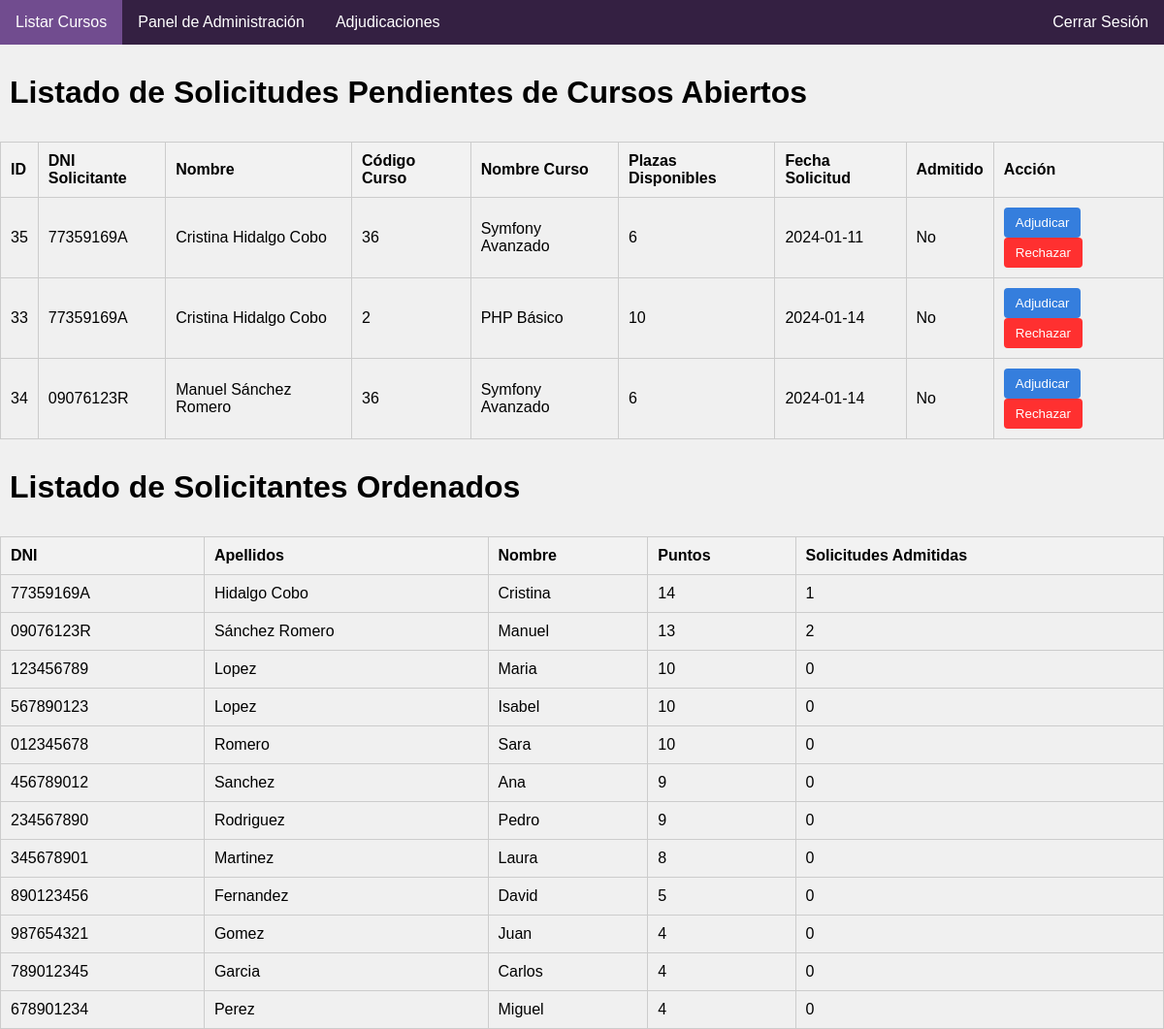
Page /adjudica_cursos.php (signed in) on the committed database.
### tables this page shows
CREATE TABLE `solicitudes` (
  `id` int(11) NOT NULL,
  `dni` varchar(9) NOT NULL,
  `codigocurso` int(6) NOT NULL,
  `fechasolicitud` date DEFAULT NULL,
  `admitido` tinyint(1) DEFAULT 0
);

CREATE TABLE `solicitantes` (
  `dni` varchar(9) NOT NULL,
  `apellidos` varchar(20) DEFAULT NULL,
  `nombre` varchar(20) DEFAULT NULL,
  `contrasena` varchar(9) DEFAULT NULL,
  `telefono` varchar(11) DEFAULT NULL,
  `correo` varchar(50) DEFAULT NULL,
  `codigocentro` varchar(8) DEFAULT NULL,
  `coordinadortic` tinyint(1) DEFAULT NULL,
  `grupotic` tinyint(1) DEFAULT NULL,
  `nombregrupo` varchar(5) DEFAULT NULL,
  `pbilin` tinyint(1) DEFAULT NULL,
  `cargo` tinyint(1) DEFAULT NULL,
  `nombrecargo` varchar(20) DEFAULT NULL,
  `situacion` enum('activo','inactivo') DEFAULT NULL,
  `fechaAlta` date DEFAULT NULL,
  `especialidad` varchar(50) DEFAULT NULL,
  `puntos` int(3) DEFAULT NULL
);

CREATE TABLE `cursos` (
  `codigo` int(11) NOT NULL,
  `nombre` varchar(50) DEFAULT NULL,
  `abierto` tinyint(1) DEFAULT NULL,
  `numeroplazas` int(2) DEFAULT NULL,
  `plazoinscripcion` date NOT NULL
);

### adjudica_cursos.php (the view, shortened to what this page needs)
<?php
require_once 'menu.php';
include('conecta.php');
$sqlSolicitudes = "SELECT DISTINCT s.*, c.nombre as nombre_curso, c.numeroplazas,
                          r.puntos - COALESCE((SELECT COUNT(*) FROM solicitudes s2 WHERE s2.dni = s.dni AND s2.admitido = 1), 0) as prioridad,
                          sol.nombre as nombre_solicitante,
                          sol.apellidos as apellidos_solicitante
                   FROM solicitudes s
                   INNER JOIN cursos c ON s.codigocurso = c.codigo
                   LEFT JOIN resultados r ON s.dni = r.dni
                   INNER JOIN solicitantes sol ON s.dni = sol.dni
                   WHERE s.admitido = 0 AND c.abierto = 1
                   ORDER BY prioridad DESC";
$resultSolicitudes = mysqli_query($conexion, $sqlSolicitudes);
$sqlSolicitantes = "SELECT s1.*, COUNT(s2.id) AS solicitudes_admitidas
                    FROM solicitantes s1
                    LEFT JOIN solicitudes s2 ON s1.dni = s2.dni AND s2.admitido = 1
                    GROUP BY s1.dni
                    ORDER BY s1.puntos DESC, solicitudes_admitidas ASC";
$resultSolicitantes = mysqli_query($conexion, $sqlSolicitantes);
?>
<!DOCTYPE html>
<html lang="es">
<head>
</head>
<body>
    <h1>Listado de Solicitudes Pendientes de Cursos Abiertos</h1>
    <table>
        <tr>
            <th>ID</th>
            <th>DNI Solicitante</th>
            <th>Nombre</th>
            <th>Código Curso</th>
            <th>Nombre Curso</th>
            <th>Plazas Disponibles</th>
            <th>Fecha Solicitud</th>
            <th>Admitido</th>
            <th>Acción</th>
        </tr>
        <?php
        while ($row = mysqli_fetch_assoc($resultSolicitudes)) {
            echo "<tr>";
            echo "<td>{$row['id']}</td>";
            echo "<td>{$row['dni']}</td>";
            echo "<td>{$row['nombre_solicitante']} {$row['apellidos_solicitante']}</td>";
            echo "<td>{$row['codigocurso']}</td>";
            echo "<td>{$row['nombre_curso']}</td>";
            echo "<td>{$row['numeroplazas']}</td>";
            echo "<td>{$row['fechasolicitud']}</td>";
            echo "<td>" . ($row['admitido'] == 1 ? 'Sí' : 'No') . "</td>";
            echo "<td>";
            echo "<form method='post' action='procesa_solicitud.php'>";
            echo "<button class='btn-accion btn-adjudicar' type='submit' name='adjudicar'>Adjudicar</button>";
            echo "<button class='btn-accion btn-rechazar' type='submit' name='rechazar'>Rechazar</button>";
            echo "</form>";
            echo "</td>";
            echo "</tr>";
        }
        ?>
    </table>
    <h1>Listado de Solicitantes Ordenados</h1>
    <table>
        <tr>
            <th>DNI</th>
            <th>Apellidos</th>
            <th>Nombre</th>
            <th>Puntos</th>
            <th>Solicitudes Admitidas</th>
        </tr>
        <?php
        while ($row = mysqli_fetch_assoc($resultSolicitantes)) {
            echo "<tr>";
            echo "<td>{$row['dni']}</td>";
            echo "<td>{$row['apellidos']}</td>";
            echo "<td>{$row['nombre']}</td>";
            echo "<td>{$row['puntos']}</td>";
            echo "<td>{$row['solicitudes_admitidas']}</td>";
            echo "</tr>";
        }
        ?>
    </table>
</body>
</html>

### menu.php (style rules this page uses)
body { font-family: Arial, sans-serif; background-color: #f0f0f0; margin: 0; padding: 0; }
h1 { color: #000; padding: 10px; }

### adjudica_cursos.php (style rules this page uses)
table { width: 100%; border-collapse: collapse; margin-top: 20px; }
table, th, td { border: 1px solid #ccc; }
th, td { padding: 10px; text-align: left; }
th { background-color: #f2f2f2; }
.btn-accion { padding: 8px 12px; border: none; border-radius: 4px; cursor: pointer; }
.btn-adjudicar { background-color: #357EDD; color: white; }
.btn-rechazar { background-color: #FF3030; color: white; }

### rows in the picture
solicitudes: id "35", dni "77359169A", dni.nombre "Cristina", dni.apellidos "Hidalgo Cobo", codigocurso "36", codigocurso.nombre "Symfony Avanzado", codigocurso.numeroplazas "6", fechasolicitud "2024-01-11", admitido "No"
solicitudes: id "33", dni "77359169A", dni.nombre "Cristina", dni.apellidos "Hidalgo Cobo", codigocurso "2", codigocurso.nombre "PHP Básico", codigocurso.numeroplazas "10", fechasolicitud "2024-01-14", admitido "No"
solicitudes: id "34", dni "09076123R", dni.nombre "Manuel", dni.apellidos "Sánchez Romero", codigocurso "36", codigocurso.nombre "Symfony Avanzado", codigocurso.numeroplazas "6", fechasolicitud "2024-01-14", admitido "No"
solicitantes: dni "77359169A", apellidos "Hidalgo Cobo", nombre "Cristina", puntos "14", solicitudes_admitidas "1"
solicitantes: dni "09076123R", apellidos "Sánchez Romero", nombre "Manuel", puntos "13", solicitudes_admitidas "2"
solicitantes: dni "123456789", apellidos "Lopez", nombre "Maria", puntos "10", solicitudes_admitidas "0"
solicitantes: dni "567890123", apellidos "Lopez", nombre "Isabel", puntos "10", solicitudes_admitidas "0"
solicitantes: dni "012345678", apellidos "Romero", nombre "Sara", puntos "10", solicitudes_admitidas "0"
solicitantes: dni "456789012", apellidos "Sanchez", nombre "Ana", puntos "9", solicitudes_admitidas "0"
solicitantes: dni "234567890", apellidos "Rodriguez", nombre "Pedro", puntos "9", solicitudes_admitidas "0"
solicitantes: dni "345678901", apellidos "Martinez", nombre "Laura", puntos "8", solicitudes_admitidas "0"
solicitantes: dni "890123456", apellidos "Fernandez", nombre "David", puntos "5", solicitudes_admitidas "0"
solicitantes: dni "987654321", apellidos "Gomez", nombre "Juan", puntos "4", solicitudes_admitidas "0"
solicitantes: dni "789012345", apellidos "Garcia", nombre "Carlos", puntos "4", solicitudes_admitidas "0"
solicitantes: dni "678901234", apellidos "Perez", nombre "Miguel", puntos "4", solicitudes_admitidas "0"
